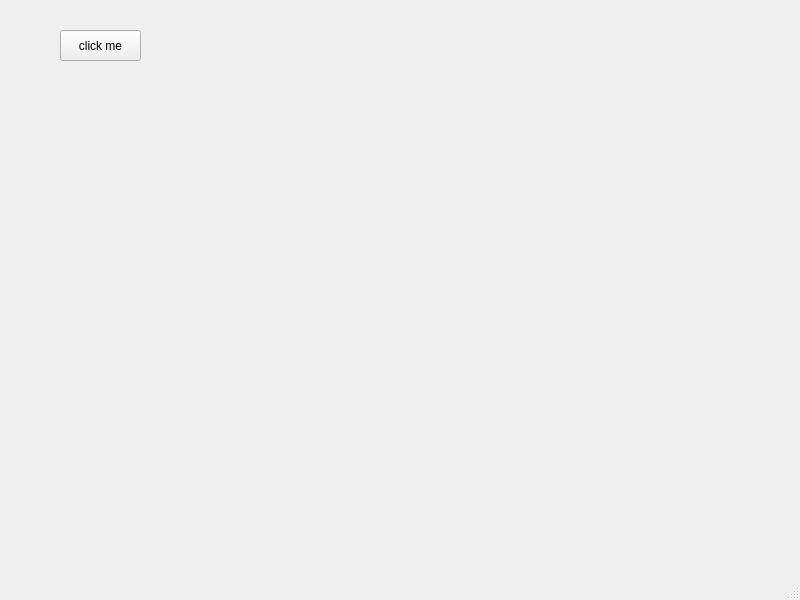
<?xml version="1.0" encoding="UTF-8"?>
<ui version="4.0">
 <class>MainWindow</class>
 <widget class="QMainWindow" name="MainWindow">
  <property name="geometry">
   <rect>
    <x>0</x>
    <y>0</y>
    <width>800</width>
    <height>600</height>
   </rect>
  </property>
  <property name="windowTitle">
   <string>MainWindow</string>
  </property>
  <widget class="QWidget" name="centralwidget">
   <widget class="QPushButton" name="pushButton">
    <property name="geometry">
     <rect>
      <x>60</x>
      <y>30</y>
      <width>81</width>
      <height>31</height>
     </rect>
    </property>
    <property name="text">
     <string>click me</string>
    </property>
   </widget>
  </widget>
  <widget class="QMenuBar" name="menubar">
   <property name="geometry">
    <rect>
     <x>0</x>
     <y>0</y>
     <width>800</width>
     <height>26</height>
    </rect>
   </property>
  </widget>
  <widget class="QStatusBar" name="statusbar"/>
 </widget>
 <resources/>
 <connections/>
</ui>
